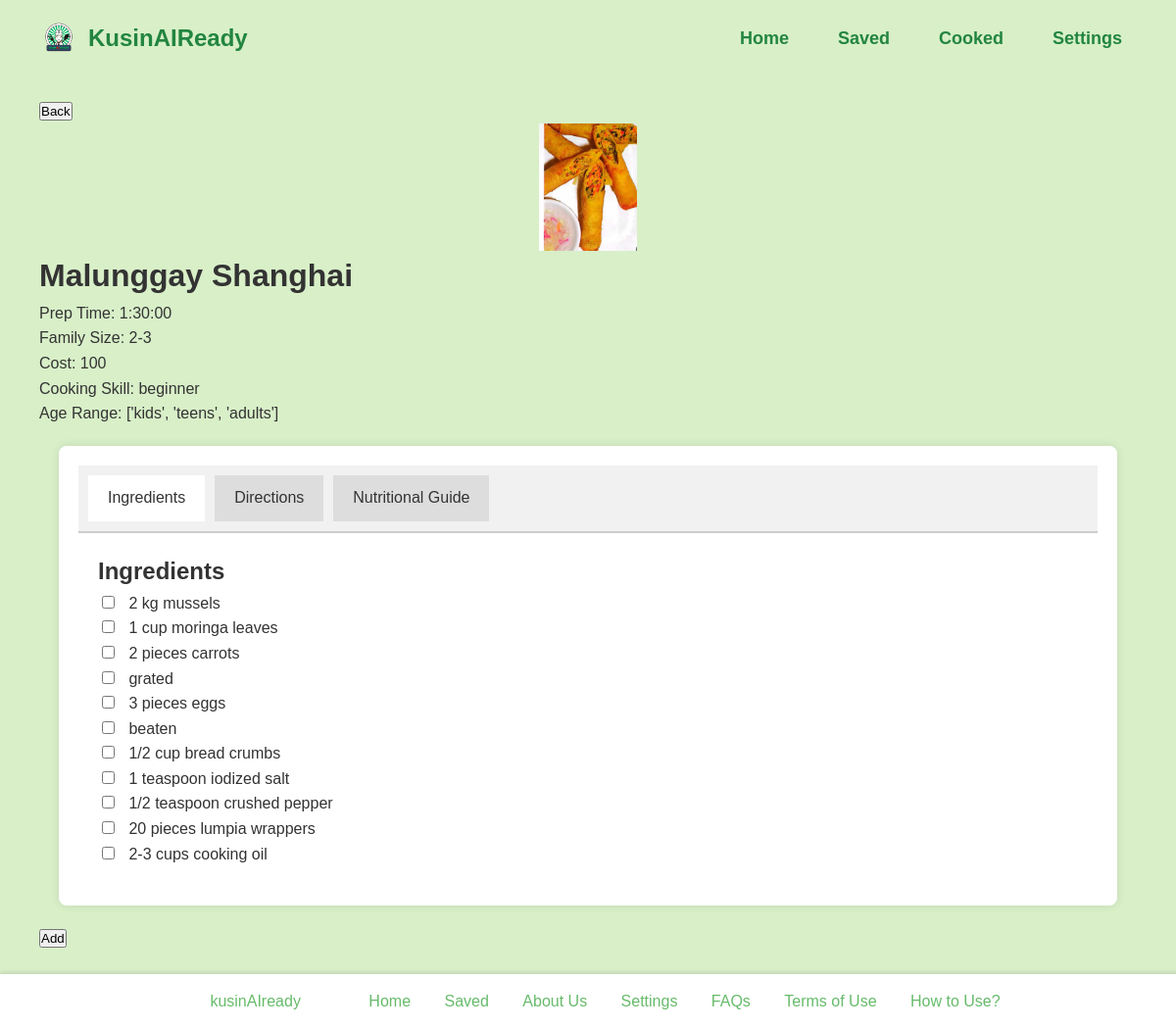
Page /homedish/2/ (signed in) on the committed database.
### kusinaiapp/models.py (models this page shows, shortened)
class Dish(models.Model):
    id = models.AutoField(primary_key=True)
    dish_name = models.CharField(max_length=200)
    preparation_time = models.DurationField()
    ingredient_list = models.TextField()
    number_of_servings = models.CharField(max_length=50)
    procedure = models.TextField()
    nutritional_guide = models.TextField()
    skills_needed = models.CharField(max_length=200)
    age_range_that_can_eat = models.JSONField()
    cost = models.IntegerField()
    dish_image = models.ImageField(upload_to='dish_images/')
    meal_type = models.ManyToManyField(MealType)
    approved = models.BooleanField(default=False)

### kusinaiapp/views.py (the view)
# urls.py: path('homedish/<int:dish_id>/', views.homedish, name='homedish'),
@login_required
def homedish(request, dish_id):
    try:
        dish = Dish.objects.get(id=dish_id)
    except Dish.DoesNotExist:
        return HttpResponse('Dish not found', status=404)
    ingredients = dish.ingredient_list.split(',')
    steps = dish.procedure.split('\n') if dish.procedure else []
    meal_type = request.GET.get('meal_type', 'Recommended Dishes')
    budget = request.GET.get('budget', '')
    context = {
        'dish': dish,
        'ingredients': ingredients,  # Add processed ingredients to context
        'steps': steps,  # Add processed steps to context
        'selected_meal_type': meal_type,
        'selected_budget': budget
    }
    return render(request, 'homedish.html', context)

### templates/homedish.html (shortened to what this page needs)
<!DOCTYPE html>
<html lang="en">
<head>
    {% load static %}
    <link rel="stylesheet" href="{% static 'css/style.css' %}">
</head>
<body>
    <header>
        <div class="logo">
            <img src="{% static 'images/logo.png' %}" alt="KusinAIReady Logo">
            KusinAIReady
        </div>
        <div class="nav-menu">
            <div class="nav-links">
                <a href="{% url 'home' %}">Home</a>
                <a href="{% url 'saved' %}">Saved</a>
                <a href="{% url 'cooked' %}">Cooked</a>
                <a href="{% url 'settings' %}">Settings</a>
            </div>
        </div>
    </header>
    <main>
        <button class="back-button" onclick="window.history.back()">Back</button>
        <div class="dish-details">
            <img src="{{ dish.dish_image.url }}" alt="{{ dish.dish_name }}">
            <h1>{{ dish.dish_name }}</h1>
            <p>Prep Time: {{ dish.preparation_time }}</p>
            <p>Family Size: {{ dish.number_of_servings }}</p>
            <p>Cost: {{ dish.cost }}</p>
            <p>Cooking Skill: {{ dish.skills_needed }}</p>
            <p>Age Range: {{ dish.age_range_that_can_eat }}</p>
        </div>
        <div class="panel">
            <div class="tabs">
                <div class="tab active" data-tab="ingredients">Ingredients</div>
                <div class="tab" data-tab="directions">Directions</div>
                <div class="tab" data-tab="nutritional">Nutritional Guide</div>
            </div>
            <div class="tab-content ingredients active">
                <h2>Ingredients</h2>
                {% for ingredient in ingredients %}
                    <div>
                        <input type="checkbox" id="ingredient_{{ forloop.counter }}" class="ingredient-checkbox">
                        <label for="ingredient_{{ forloop.counter }}">{{ ingredient }}</label>
                    </div>
                {% endfor %}
            </div>
        </div>
        <button class="add-button" type="button" onclick="openModal('{{ dish.id }}')">Add</button>
    </main>
    <footer>
        <div class="footer-left">kusinAIready</div>
        <div class="footer-right">
            <a href="{% url 'home' %}">Home</a>
            <a href="{% url 'saved' %}">Saved</a>
            <a href="{% url 'about' %}">About Us</a>
            <a href="{% url 'settings' %}">Settings</a>
            <a href="{% url 'faqs' %}">FAQs</a>
            <a href="{% url 'terms' %}">Terms of Use</a>
            <a href="{% url 'tutorial' %}">How to Use?</a>
        </div>
    </footer>
</body>
</html>

### static/css/style.css (style rules this page uses)
body, h1, h2, h3, p, button { margin: 0; padding: 0; box-sizing: border-box; }
body { font-family: 'Montserrat', sans-serif; line-height: 1.6; color: #333; background-color: #D8EFC8; padding-bottom: 60px; margin: 0 auto; max-width: 1200px; }
header { background-color: #D8EFC8; padding: 15px 40px; display: flex; justify-content: space-between; align-items: center; position: fixed; width: 100%; top: 0; left: 0; z-index: 1000; box-sizing: border-box; }
header .logo { display: flex; align-items: center; font-size: 24px; font-weight: bold; color: #228540; }
header .logo img { width: 40px; height: auto; margin-right: 10px; }
header .nav-menu { display: flex; justify-content: flex-end; flex-grow: 1; position: relative; }
header .nav-links { display: flex; justify-content: center; gap: 20px; }
header .nav-links a { color: #228540; text-decoration: none; padding: 10px 15px; font-weight: bold; font-size: 18px; transition: color 0.3s ease; }
main { padding: 100px 40px 20px; margin: 0 auto; max-width: 1200px; }
footer { background-color: #ffffff; color: #66BB6A; padding: 15px 25px; text-align: center; width: 100%; position: fixed; bottom: 0; left: 0; z-index: 1000; box-shadow: 0 -2px 4px rgba(0, 0, 0, 0.1); }
footer .footer-left, footer .footer-right { display: inline-block; padding: 0 25px; }
footer .footer-right a { color: #66BB6A; text-decoration: none; padding: 0 15px; transition: color 0.3s ease; }
footer::after { content: ""; display: table; clear: both; }
.dish-details img { width: 100px; height: 130px; object-fit: cover; display: block; margin: 0 auto; }

### templates/homedish.html (style rules this page uses)
.panel { background-color: #fff; padding: 20px; border-radius: 8px; box-shadow: 0 0 10px rgba(0, 0, 0, 0.1); margin: 20px; }
.tabs { display: flex; cursor: pointer; padding: 10px; background: #f1f1f1; border-bottom: 2px solid #ccc; }
.tab { padding: 10px 20px; margin-right: 10px; background: #ddd; }
.tab.active { background: #fff; border-bottom: 2px solid #fff; }
.tab-content { display: none; padding: 20px; }
.tab-content.active { display: block; }
.ingredient-checkbox { margin-right: 10px; }

### rows in the picture
Dish: dish_image (picture), dish_name "Malunggay Shanghai", preparation_time "1:30:00", number_of_servings "2-3", cost "100", skills_needed "beginner", age_range_that_can_eat "['kids', 'teens', 'adults']"

### other values in the picture
{{ ingredient }} "2 kg mussels" "1 cup moringa leaves" "2 pieces carrots" "grated" "3 pieces eggs" "beaten" "1/2 cup bread crumbs" "1 teaspoon iodized salt" "1/2 teaspoon crushed pepper" "20 pieces lumpia wrappers" "2-3 cups cooking oil"
